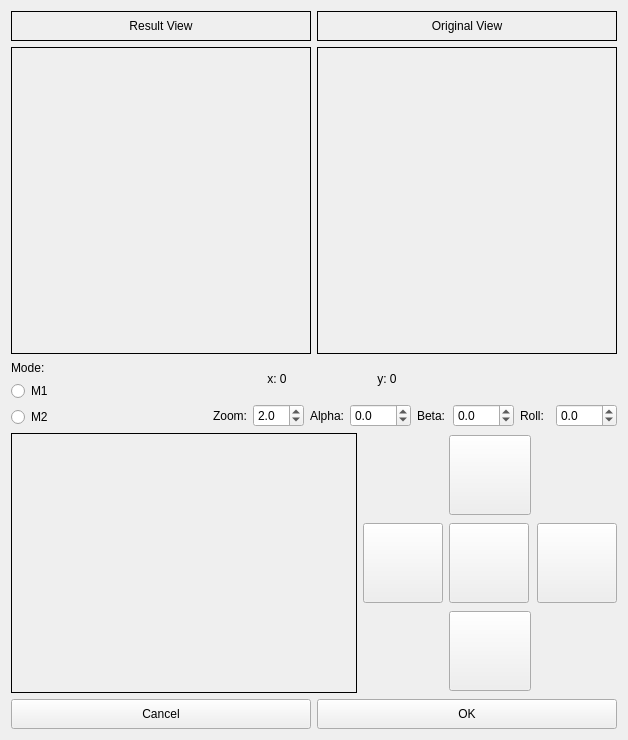
<?xml version="1.0" encoding="UTF-8"?>
<ui version="4.0">
 <class>Setup</class>
 <widget class="QWidget" name="Setup">
  <property name="geometry">
   <rect>
    <x>0</x>
    <y>0</y>
    <width>626</width>
    <height>740</height>
   </rect>
  </property>
  <property name="windowTitle">
   <string>Form</string>
  </property>
  <layout class="QVBoxLayout" name="verticalLayout">
   <item>
    <layout class="QGridLayout" name="gridLayout">
     <item row="2" column="0">
      <widget class="QLabel" name="label_title_image_result">
       <property name="minimumSize">
        <size>
         <width>300</width>
         <height>25</height>
        </size>
       </property>
       <property name="maximumSize">
        <size>
         <width>16777215</width>
         <height>30</height>
        </size>
       </property>
       <property name="frameShape">
        <enum>QFrame::Box</enum>
       </property>
       <property name="text">
        <string>Result View</string>
       </property>
       <property name="alignment">
        <set>Qt::AlignCenter</set>
       </property>
      </widget>
     </item>
     <item row="2" column="1">
      <widget class="QLabel" name="label_title_original">
       <property name="minimumSize">
        <size>
         <width>300</width>
         <height>25</height>
        </size>
       </property>
       <property name="maximumSize">
        <size>
         <width>16777215</width>
         <height>30</height>
        </size>
       </property>
       <property name="frameShape">
        <enum>QFrame::Box</enum>
       </property>
       <property name="text">
        <string>Original View</string>
       </property>
       <property name="alignment">
        <set>Qt::AlignCenter</set>
       </property>
      </widget>
     </item>
     <item row="3" column="0">
      <widget class="QLabel" name="label_image_result">
       <property name="minimumSize">
        <size>
         <width>300</width>
         <height>260</height>
        </size>
       </property>
       <property name="frameShape">
        <enum>QFrame::Box</enum>
       </property>
       <property name="text">
        <string/>
       </property>
      </widget>
     </item>
     <item row="3" column="1">
      <widget class="QLabel" name="label_image_original">
       <property name="minimumSize">
        <size>
         <width>300</width>
         <height>260</height>
        </size>
       </property>
       <property name="frameShape">
        <enum>QFrame::Box</enum>
       </property>
       <property name="text">
        <string/>
       </property>
      </widget>
     </item>
    </layout>
   </item>
   <item>
    <layout class="QHBoxLayout" name="horizontalLayout_7">
     <item>
      <layout class="QHBoxLayout" name="horizontalLayout_3">
       <item>
        <layout class="QVBoxLayout" name="verticalLayout_2">
         <item>
          <widget class="QLabel" name="modeLab">
           <property name="minimumSize">
            <size>
             <width>10</width>
             <height>15</height>
            </size>
           </property>
           <property name="text">
            <string>Mode:</string>
           </property>
          </widget>
         </item>
         <item>
          <widget class="QRadioButton" name="m1Button">
           <property name="text">
            <string>M1</string>
           </property>
           <attribute name="buttonGroup">
            <string notr="true">modeSelectGroup</string>
           </attribute>
          </widget>
         </item>
         <item>
          <widget class="QRadioButton" name="m2Button">
           <property name="text">
            <string>M2</string>
           </property>
           <attribute name="buttonGroup">
            <string notr="true">modeSelectGroup</string>
           </attribute>
          </widget>
         </item>
        </layout>
       </item>
      </layout>
     </item>
     <item>
      <layout class="QVBoxLayout" name="verticalLayout_5">
       <item>
        <layout class="QHBoxLayout" name="horizontalLayout">
         <property name="sizeConstraint">
          <enum>QLayout::SetDefaultConstraint</enum>
         </property>
         <property name="rightMargin">
          <number>166</number>
         </property>
         <item>
          <widget class="QLabel" name="label_pos_x">
           <property name="minimumSize">
            <size>
             <width>0</width>
             <height>0</height>
            </size>
           </property>
           <property name="maximumSize">
            <size>
             <width>80</width>
             <height>38</height>
            </size>
           </property>
           <property name="text">
            <string>x: 0</string>
           </property>
           <property name="alignment">
            <set>Qt::AlignCenter</set>
           </property>
          </widget>
         </item>
         <item>
          <widget class="QLabel" name="label_pos_y">
           <property name="minimumSize">
            <size>
             <width>0</width>
             <height>0</height>
            </size>
           </property>
           <property name="maximumSize">
            <size>
             <width>80</width>
             <height>38</height>
            </size>
           </property>
           <property name="text">
            <string>y: 0</string>
           </property>
           <property name="alignment">
            <set>Qt::AlignCenter</set>
           </property>
          </widget>
         </item>
        </layout>
       </item>
       <item>
        <layout class="QHBoxLayout" name="horizontalLayout_2">
         <item>
          <widget class="QLabel" name="labelZoom">
           <property name="minimumSize">
            <size>
             <width>30</width>
             <height>10</height>
            </size>
           </property>
           <property name="text">
            <string>Zoom:</string>
           </property>
          </widget>
         </item>
         <item>
          <widget class="QDoubleSpinBox" name="doubleSpinBox_zoom">
           <property name="decimals">
            <number>1</number>
           </property>
           <property name="maximum">
            <double>20.000000000000000</double>
           </property>
           <property name="singleStep">
            <double>0.010000000000000</double>
           </property>
           <property name="value">
            <double>2.000000000000000</double>
           </property>
          </widget>
         </item>
         <item>
          <widget class="QLabel" name="labelAlpha">
           <property name="minimumSize">
            <size>
             <width>30</width>
             <height>10</height>
            </size>
           </property>
           <property name="text">
            <string>Alpha:</string>
           </property>
          </widget>
         </item>
         <item>
          <widget class="QDoubleSpinBox" name="doubleSpinBox_alpha">
           <property name="decimals">
            <number>1</number>
           </property>
           <property name="minimum">
            <double>-360.000000000000000</double>
           </property>
           <property name="maximum">
            <double>360.000000000000000</double>
           </property>
           <property name="singleStep">
            <double>0.100000000000000</double>
           </property>
          </widget>
         </item>
         <item>
          <widget class="QLabel" name="labelBeta">
           <property name="minimumSize">
            <size>
             <width>30</width>
             <height>10</height>
            </size>
           </property>
           <property name="text">
            <string>Beta:</string>
           </property>
          </widget>
         </item>
         <item>
          <widget class="QDoubleSpinBox" name="doubleSpinBox_beta">
           <property name="suffix">
            <string/>
           </property>
           <property name="decimals">
            <number>1</number>
           </property>
           <property name="minimum">
            <double>-360.000000000000000</double>
           </property>
           <property name="maximum">
            <double>360.000000000000000</double>
           </property>
           <property name="singleStep">
            <double>0.100000000000000</double>
           </property>
          </widget>
         </item>
         <item>
          <widget class="QLabel" name="labelRoll">
           <property name="minimumSize">
            <size>
             <width>30</width>
             <height>10</height>
            </size>
           </property>
           <property name="text">
            <string>Roll:</string>
           </property>
          </widget>
         </item>
         <item>
          <widget class="QDoubleSpinBox" name="doubleSpinBox_roll">
           <property name="decimals">
            <number>1</number>
           </property>
           <property name="minimum">
            <double>-360.000000000000000</double>
           </property>
           <property name="maximum">
            <double>360.000000000000000</double>
           </property>
           <property name="singleStep">
            <double>0.100000000000000</double>
           </property>
          </widget>
         </item>
        </layout>
       </item>
      </layout>
     </item>
    </layout>
   </item>
   <item>
    <layout class="QHBoxLayout" name="horizontalLayout_5">
     <item>
      <widget class="QLabel" name="label_desc">
       <property name="minimumSize">
        <size>
         <width>150</width>
         <height>260</height>
        </size>
       </property>
       <property name="frameShape">
        <enum>QFrame::Box</enum>
       </property>
       <property name="text">
        <string/>
       </property>
      </widget>
     </item>
     <item>
      <layout class="QGridLayout" name="gridLayout_2">
       <item row="1" column="1">
        <widget class="QPushButton" name="topButton">
         <property name="minimumSize">
          <size>
           <width>80</width>
           <height>80</height>
          </size>
         </property>
         <property name="maximumSize">
          <size>
           <width>82</width>
           <height>80</height>
          </size>
         </property>
         <property name="text">
          <string/>
         </property>
         <property name="icon">
          <iconset resource="../resources/surveillance.qrc">
           <normaloff>:/icon/up.png</normaloff>:/icon/up.png</iconset>
         </property>
        </widget>
       </item>
       <item row="2" column="0">
        <widget class="QPushButton" name="leftButton">
         <property name="minimumSize">
          <size>
           <width>80</width>
           <height>80</height>
          </size>
         </property>
         <property name="maximumSize">
          <size>
           <width>80</width>
           <height>80</height>
          </size>
         </property>
         <property name="text">
          <string/>
         </property>
         <property name="icon">
          <iconset resource="../resources/surveillance.qrc">
           <normaloff>:/icon/left.png</normaloff>:/icon/left.png</iconset>
         </property>
        </widget>
       </item>
       <item row="3" column="1">
        <widget class="QPushButton" name="belowButton">
         <property name="minimumSize">
          <size>
           <width>82</width>
           <height>80</height>
          </size>
         </property>
         <property name="maximumSize">
          <size>
           <width>80</width>
           <height>80</height>
          </size>
         </property>
         <property name="text">
          <string/>
         </property>
         <property name="icon">
          <iconset resource="../resources/surveillance.qrc">
           <normaloff>:/icon/down.png</normaloff>:/icon/down.png</iconset>
         </property>
        </widget>
       </item>
       <item row="2" column="2">
        <widget class="QPushButton" name="rightButton">
         <property name="minimumSize">
          <size>
           <width>80</width>
           <height>80</height>
          </size>
         </property>
         <property name="maximumSize">
          <size>
           <width>80</width>
           <height>80</height>
          </size>
         </property>
         <property name="text">
          <string/>
         </property>
         <property name="icon">
          <iconset resource="../resources/surveillance.qrc">
           <normaloff>:/icon/right.png</normaloff>:/icon/right.png</iconset>
         </property>
        </widget>
       </item>
       <item row="2" column="1">
        <widget class="QPushButton" name="centerButton">
         <property name="minimumSize">
          <size>
           <width>80</width>
           <height>80</height>
          </size>
         </property>
         <property name="maximumSize">
          <size>
           <width>80</width>
           <height>80</height>
          </size>
         </property>
         <property name="text">
          <string/>
         </property>
         <property name="icon">
          <iconset resource="../resources/surveillance.qrc">
           <normaloff>:/icon/center.png</normaloff>:/icon/center.png</iconset>
         </property>
        </widget>
       </item>
      </layout>
     </item>
    </layout>
   </item>
   <item>
    <layout class="QHBoxLayout" name="horizontalLayout_4">
     <item>
      <widget class="QPushButton" name="cancelButton">
       <property name="minimumSize">
        <size>
         <width>120</width>
         <height>30</height>
        </size>
       </property>
       <property name="text">
        <string>Cancel</string>
       </property>
      </widget>
     </item>
     <item>
      <widget class="QPushButton" name="okButton">
       <property name="minimumSize">
        <size>
         <width>120</width>
         <height>30</height>
        </size>
       </property>
       <property name="text">
        <string>OK</string>
       </property>
      </widget>
     </item>
    </layout>
   </item>
  </layout>
 </widget>
 <resources>
  <include location="../resources/surveillance.qrc"/>
 </resources>
 <connections/>
 <buttongroups>
  <buttongroup name="modeSelectGroup"/>
 </buttongroups>
</ui>
